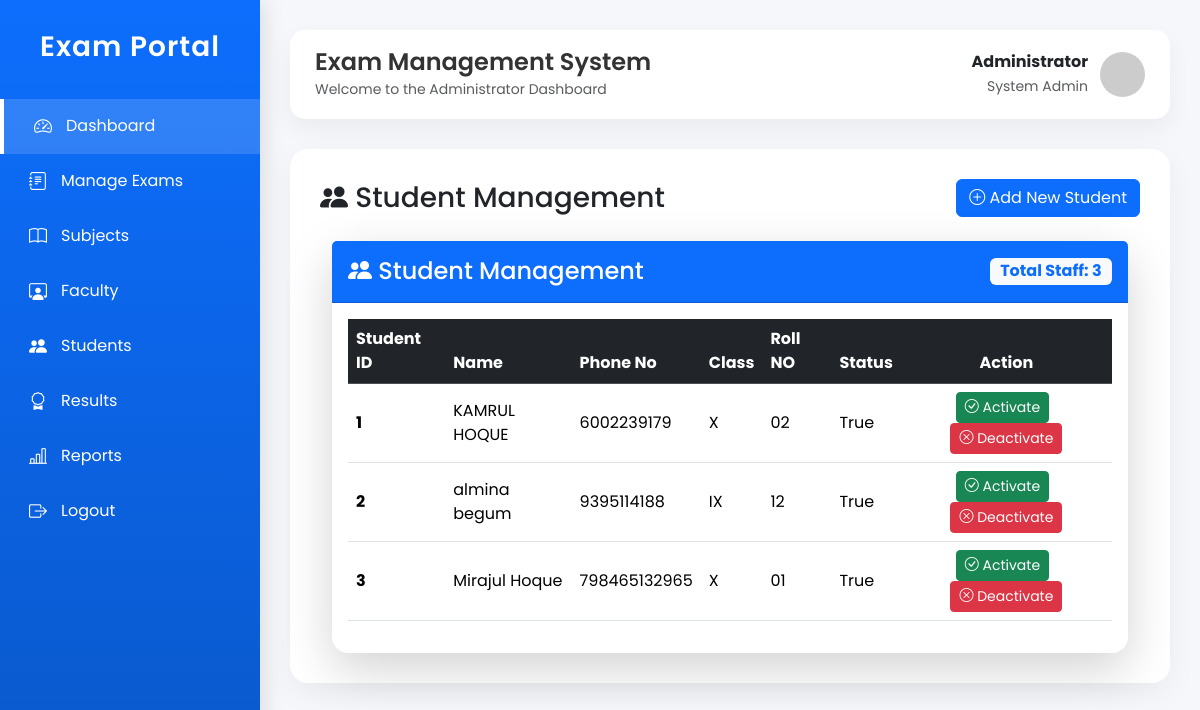
/student_list (signed in), run on the app's committed database.
### application/model.py (models this page shows, shortened)
class Student(db.Model):
    __tablename__ = "students"
    id = db.Column(db.Integer, primary_key=True)
    user_id = db.Column(db.Integer,db.ForeignKey("users.id"), unique=True, nullable=False )
    roll_no = db.Column(db.String(20), nullable=False)
    class_id = db.Column(
    db.Integer,
    db.ForeignKey("classes.id"),
    nullable=False
)
    phone = db.Column(db.String(15))
    user = db.relationship("User", back_populates="student")
    marks = db.relationship("Mark",back_populates="student",cascade="all, delete-orphan")
    school_class = db.relationship("SchoolClass",back_populates="students")
    __table_args__ = (
        db.UniqueConstraint(
            "roll_no",
            "class_id",
            name="unique_roll_per_section"
        ),
    )

class User(db.Model, UserMixin):
    __tablename__ = "users"
    id = db.Column(db.Integer, primary_key=True)
    role = db.Column(db.String(20), nullable=False)       # Admin / Staff / Student
    name = db.Column(db.String(100), nullable=False)
    email = db.Column(db.String(100), unique=True, nullable=False)
    password = db.Column(db.String(255), nullable=False)
    is_active = db.Column(db.Boolean, default=True)
    created_at = db.Column(db.DateTime, default=datetime.utcnow)
    staff = db.relationship(
        "Staff",
        back_populates="user",
        uselist=False,
        cascade="all, delete-orphan"
    )
    student = db.relationship(
        "Student",
        back_populates="user",
        uselist=False,
        cascade="all, delete-orphan"
    )

class SchoolClass(db.Model):
    __tablename__ = "classes"
    id = db.Column(db.Integer, primary_key=True)
    name = db.Column(db.String(20), nullable=False)
    section = db.Column(db.String(10), nullable=False)
    students = db.relationship(
        "Student",
        back_populates="school_class",
        cascade="all, delete-orphan"
    )
    subjects = db.relationship(
        "Subject",
        back_populates="school_class",
        cascade="all, delete-orphan"
    )
    __table_args__ = (
        db.UniqueConstraint(
            "name",
            "section",
            name="unique_class_section"
        ),
    )

### application/controler.py (the view)
@app.route("/student_list")
@login_required
def student_list():
    students=Student.query.all()
    return render_template("admin/student_list.html" , students=students)

### application/controler.py (called while the page is built)
@login_manager.user_loader
def load_user(id):
    return User.query.get(id)

### templates/admin/student_list.html (shortened to what this page needs)
{% extends "admin/admin_dashboard.html"%}
{% block content %}
<div class="d-flex justify-content-between align-items-center mb-3">
    <h3 class="mb-0">
        <i class="bi bi-people-fill"></i> Student Management
    </h3>
    <a href="/add_student" class="btn btn-primary">
        <i class="bi bi-plus-circle"></i>
        Add New Student
    </a>
</div>
<div class="container mt-4">
    <div class="card shadow-lg border-0 rounded-4">
        <div class="card-header bg-primary text-white d-flex justify-content-between align-items-center py-3">
            <h4 class="mb-0">
                <i class="bi bi-people-fill"></i> Student Management
            </h4>
            <span class="badge bg-light text-primary fs-6">
                Total Staff: {{ students|length }}
            </span>
        </div>
        <div class="card-body">
            <div class="table-responsive">
                <table class="table table-hover align-middle">
                    <thead class="table-dark">
                        <tr>
                            <th>Student ID</th>
                            <th>Name</th>
                            <th>Phone No</th>
                            <th>Class</th>
                            <th>Roll NO</th>
                            <th>Status</th>
                            <th class="text-center">Action</th>
                        </tr>
                    </thead>
                    <tbody>
                        {% for student in students %}
                        <tr>
                            <td>
                                <strong>{{ student.id }}</strong>
                            </td>
                            <td>
                                {{ student.user.name }}
                            </td>
                            <td>
                                {{ student.phone }}
                            </td>
                            <td>
                                {{ student.school_class.name }}
                            </td>
                            <td>
                                {{ student.roll_no }}
                            </td>
                            <td>
                                {{ student.user.is_active }}
                            </td>
                            <td class="text-center">
                                <form action="/activate_student/{{student.id}}" method="POST" class="d-inline">
                                    <button type="submit" class="btn btn-success btn-sm me-2">
                                        <i class="bi bi-check-circle"></i>
                                        Activate
                                    </button>
                                </form>
                                <form action="/deactivate_student/{{student.id}}" method="POST" class="d-inline">
                                    <button type="submit" class="btn btn-danger btn-sm">
                                        <i class="bi bi-x-circle"></i>
                                        Deactivate
                                    </button>
                                </form>
                            </td>
                        </tr>
                        {% endfor %}
                    </tbody>
                </table>
            </div>
        </div>
    </div>
</div>
{% endblock %}

### templates/admin/admin_dashboard.html (style rules this page uses)
* { margin: 0; padding: 0; box-sizing: border-box; font-family: 'Poppins', sans-serif; }
body { background: #f5f7fb; }

### data on the page
Student: id "1", user.name "KAMRUL HOQUE", phone "6002239179", school_class.name "X", roll_no "02", user.is_active "True"
Student: id "2", user.name "almina begum", phone "9395114188", school_class.name "IX", roll_no "12", user.is_active "True"
Student: id "3", user.name "Mirajul Hoque", phone "798465132965", school_class.name "X", roll_no "01", user.is_active "True"

### other printed values
{{ students|length }} "3"
